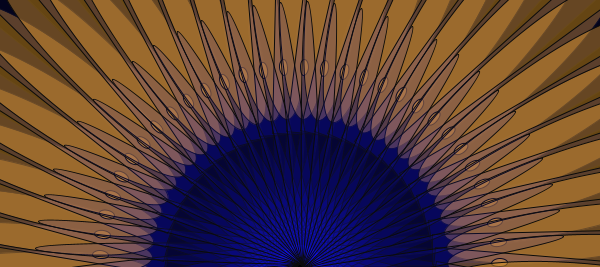
Frame 1 (no input)
Frame 60 (the mouse pressed at the canvas centre just before this capture): identical to frame 1, image omitted
Frame 120 (the mouse held since frame 60 and released just before this capture): identical to frame 1, image omitted

The Processing sketch that drew this single still picture (run headless with seeded random() and noise(); from frame 60 on, the mouse is pressed at the canvas centre):

// Processing sketch: processing_33144
// ── processing_33144.pde

void setup(){
int mega; //This is the main variable used for repetition
int obSize = 10; //This variable allows me to play with linking the size of the shapes. This variable has been increased in this iteration
smooth();
size(600,267);
translate(width/2, height);//Transform is critical for the fan shape. 
// It repositions the grid in the bottom-centre of the canvas
background(1);

for(mega = 0; mega< 60; mega =mega +1){ //This statement controls repetition
rotate(.102); //Frequent rotation for overlap
fill(14,13,232,30);
ellipse(0,13,obSize*53,20); //Transparency is high in this iteration for the centre. All objects have been elongated
rect(0,133,obSize*3,obSize*27);
stroke(10);
fill(255,174,45,100);
ellipse(0,283,53,obSize*27); //Petals and Shadow
ellipse(0,200,8,16);
}
}
void draw(){
}
